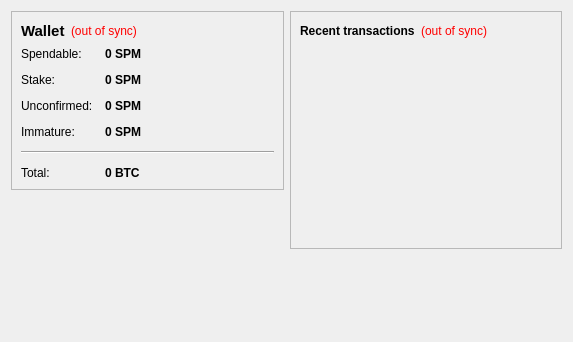
<?xml version="1.0" encoding="UTF-8"?>
<ui version="4.0">
 <class>OverviewPage</class>
 <widget class="QWidget" name="OverviewPage">
  <property name="geometry">
   <rect>
    <x>0</x>
    <y>0</y>
    <width>573</width>
    <height>342</height>
   </rect>
  </property>
  <property name="windowTitle">
   <string>Form</string>
  </property>
  <layout class="QHBoxLayout" name="horizontalLayout" stretch="1,1">
   <item>
    <layout class="QVBoxLayout" name="verticalLayout_2">
     <item>
      <widget class="QFrame" name="frame">
       <property name="frameShape">
        <enum>QFrame::StyledPanel</enum>
       </property>
       <property name="frameShadow">
        <enum>QFrame::Raised</enum>
       </property>
       <layout class="QVBoxLayout" name="verticalLayout_4">
        <item>
         <layout class="QHBoxLayout" name="horizontalLayout_4">
          <item>
           <widget class="QLabel" name="label_5">
            <property name="font">
             <font>
              <pointsize>11</pointsize>
              <weight>75</weight>
              <bold>true</bold>
             </font>
            </property>
            <property name="text">
             <string>Wallet</string>
            </property>
           </widget>
          </item>
          <item>
           <widget class="QLabel" name="labelWalletStatus">
            <property name="toolTip">
             <string>The displayed information may be out of date. Your wallet automatically synchronizes with the Supreme network after a connection is established, but this process has not completed yet.</string>
            </property>
            <property name="styleSheet">
             <string notr="true">QLabel { color: red; }</string>
            </property>
            <property name="text">
             <string notr="true">(out of sync)</string>
            </property>
            <property name="alignment">
             <set>Qt::AlignLeading|Qt::AlignLeft|Qt::AlignVCenter</set>
            </property>
           </widget>
          </item>
          <item>
           <spacer name="horizontalSpacer_2">
            <property name="orientation">
             <enum>Qt::Horizontal</enum>
            </property>
            <property name="sizeHint" stdset="0">
             <size>
              <width>40</width>
              <height>20</height>
             </size>
            </property>
           </spacer>
          </item>
         </layout>
        </item>
        <item>
         <layout class="QFormLayout" name="formLayout_2">
          <property name="fieldGrowthPolicy">
           <enum>QFormLayout::AllNonFixedFieldsGrow</enum>
          </property>
          <property name="horizontalSpacing">
           <number>12</number>
          </property>
          <property name="verticalSpacing">
           <number>12</number>
          </property>
          <item row="0" column="0">
           <widget class="QLabel" name="label">
            <property name="text">
             <string>Spendable:</string>
            </property>
           </widget>
          </item>
          <item row="0" column="1">
           <widget class="QLabel" name="labelBalance">
            <property name="font">
             <font>
              <weight>75</weight>
              <bold>true</bold>
             </font>
            </property>
            <property name="cursor">
             <cursorShape>IBeamCursor</cursorShape>
            </property>
            <property name="toolTip">
             <string>Your current spendable balance</string>
            </property>
            <property name="text">
             <string notr="true">0 SPM</string>
            </property>
            <property name="textInteractionFlags">
             <set>Qt::LinksAccessibleByMouse|Qt::TextSelectableByKeyboard|Qt::TextSelectableByMouse</set>
            </property>
           </widget>
          </item>
          <item row="1" column="0">
           <widget class="QLabel" name="label_6">
            <property name="text">
             <string>Stake:</string>
            </property>
           </widget>
          </item>
          <item row="1" column="1">
           <widget class="QLabel" name="labelStake">
            <property name="font">
             <font>
              <weight>75</weight>
              <bold>true</bold>
             </font>
            </property>
            <property name="cursor">
             <cursorShape>IBeamCursor</cursorShape>
            </property>
            <property name="toolTip">
             <string>Total of coins that was staked, and do not yet count toward the current balance</string>
            </property>
            <property name="text">
             <string notr="true">0 SPM</string>
            </property>
            <property name="textInteractionFlags">
             <set>Qt::LinksAccessibleByMouse|Qt::TextSelectableByKeyboard|Qt::TextSelectableByMouse</set>
            </property>
           </widget>
          </item>
          <item row="2" column="0">
           <widget class="QLabel" name="label_3">
            <property name="text">
             <string>Unconfirmed:</string>
            </property>
           </widget>
          </item>
          <item row="2" column="1">
           <widget class="QLabel" name="labelUnconfirmed">
            <property name="font">
             <font>
              <weight>75</weight>
              <bold>true</bold>
             </font>
            </property>
            <property name="cursor">
             <cursorShape>IBeamCursor</cursorShape>
            </property>
            <property name="toolTip">
             <string>Total of transactions that have yet to be confirmed, and do not yet count toward the current balance</string>
            </property>
            <property name="text">
             <string notr="true">0 SPM</string>
            </property>
            <property name="textInteractionFlags">
             <set>Qt::LinksAccessibleByMouse|Qt::TextSelectableByKeyboard|Qt::TextSelectableByMouse</set>
            </property>
           </widget>
          </item>
          <item row="3" column="0">
           <widget class="QLabel" name="labelImmatureText">
            <property name="text">
             <string>Immature:</string>
            </property>
           </widget>
          </item>
          <item row="3" column="1">
           <widget class="QLabel" name="labelImmature">
            <property name="font">
             <font>
              <weight>75</weight>
              <bold>true</bold>
             </font>
            </property>
            <property name="toolTip">
             <string>Mined balance that has not yet matured</string>
            </property>
            <property name="text">
             <string notr="true">0 SPM</string>
            </property>
            <property name="textInteractionFlags">
             <set>Qt::LinksAccessibleByMouse|Qt::TextSelectableByKeyboard|Qt::TextSelectableByMouse</set>
            </property>
           </widget>
          </item>
          <item row="4" column="0" colspan="2">
           <widget class="Line" name="line">
            <property name="orientation">
             <enum>Qt::Horizontal</enum>
            </property>
           </widget>
          </item>
          <item row="5" column="0">
           <widget class="QLabel" name="labelTotalText">
            <property name="text">
             <string>Total:</string>
            </property>
           </widget>
          </item>
          <item row="5" column="1">
           <widget class="QLabel" name="labelTotal">
            <property name="font">
             <font>
              <weight>75</weight>
              <bold>true</bold>
             </font>
            </property>
            <property name="cursor">
             <cursorShape>IBeamCursor</cursorShape>
            </property>
            <property name="toolTip">
             <string>Your current total balance</string>
            </property>
            <property name="text">
             <string notr="true">0 BTC</string>
            </property>
            <property name="textInteractionFlags">
             <set>Qt::LinksAccessibleByMouse|Qt::TextSelectableByKeyboard|Qt::TextSelectableByMouse</set>
            </property>
           </widget>
          </item>
         </layout>
        </item>
       </layout>
      </widget>
     </item>
     <item>
      <spacer name="verticalSpacer">
       <property name="orientation">
        <enum>Qt::Vertical</enum>
       </property>
       <property name="sizeHint" stdset="0">
        <size>
         <width>20</width>
         <height>40</height>
        </size>
       </property>
      </spacer>
     </item>
    </layout>
   </item>
   <item>
    <layout class="QVBoxLayout" name="verticalLayout_3">
     <item>
      <widget class="QFrame" name="frame_2">
       <property name="frameShape">
        <enum>QFrame::StyledPanel</enum>
       </property>
       <property name="frameShadow">
        <enum>QFrame::Raised</enum>
       </property>
       <layout class="QVBoxLayout" name="verticalLayout">
        <item>
         <layout class="QHBoxLayout" name="horizontalLayout_2">
          <item>
           <widget class="QLabel" name="label_4">
            <property name="text">
             <string>&lt;b&gt;Recent transactions&lt;/b&gt;</string>
            </property>
           </widget>
          </item>
          <item>
           <widget class="QLabel" name="labelTransactionsStatus">
            <property name="toolTip">
             <string>The displayed information may be out of date. Your wallet automatically synchronizes with the Supreme network after a connection is established, but this process has not completed yet.</string>
            </property>
            <property name="styleSheet">
             <string notr="true">QLabel { color: red; }</string>
            </property>
            <property name="text">
             <string notr="true">(out of sync)</string>
            </property>
            <property name="alignment">
             <set>Qt::AlignRight|Qt::AlignTrailing|Qt::AlignVCenter</set>
            </property>
           </widget>
          </item>
          <item>
           <spacer name="horizontalSpacer">
            <property name="orientation">
             <enum>Qt::Horizontal</enum>
            </property>
            <property name="sizeHint" stdset="0">
             <size>
              <width>40</width>
              <height>20</height>
             </size>
            </property>
           </spacer>
          </item>
         </layout>
        </item>
        <item>
         <widget class="QListView" name="listTransactions">
          <property name="styleSheet">
           <string notr="true">QListView { background: transparent; }</string>
          </property>
          <property name="frameShape">
           <enum>QFrame::NoFrame</enum>
          </property>
          <property name="verticalScrollBarPolicy">
           <enum>Qt::ScrollBarAlwaysOff</enum>
          </property>
          <property name="horizontalScrollBarPolicy">
           <enum>Qt::ScrollBarAlwaysOff</enum>
          </property>
          <property name="selectionMode">
           <enum>QAbstractItemView::NoSelection</enum>
          </property>
         </widget>
        </item>
       </layout>
      </widget>
     </item>
     <item>
      <spacer name="verticalSpacer_2">
       <property name="orientation">
        <enum>Qt::Vertical</enum>
       </property>
       <property name="sizeHint" stdset="0">
        <size>
         <width>20</width>
         <height>40</height>
        </size>
       </property>
      </spacer>
     </item>
    </layout>
   </item>
  </layout>
 </widget>
 <resources/>
 <connections/>
</ui>
